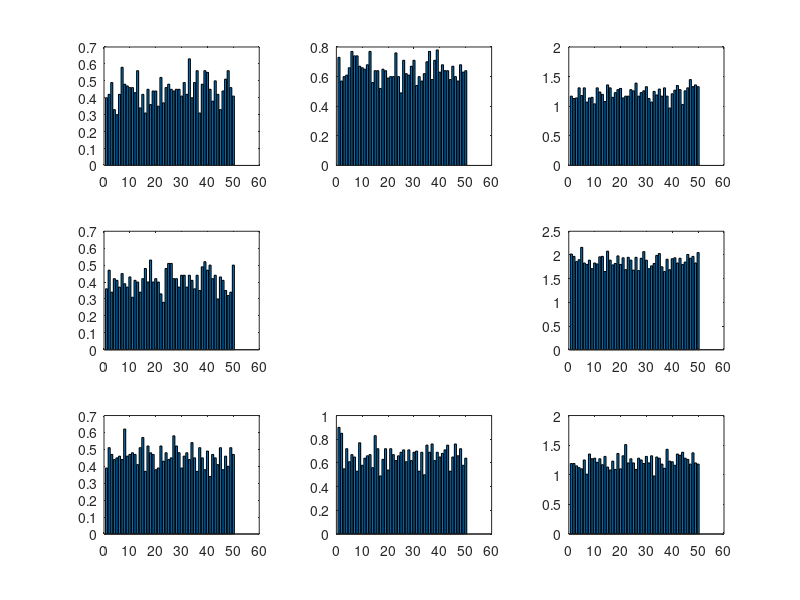

This figure's MATLAB source:
%% Spike train Hwk 3 ELEC 548
% By Dan Calderon, 10/10/12
%
%
%
%
% simulated motor cortical neuron that has a cosyne tuning curve described in equation (1.15) in Theoretical Neuroscience
% (TN, by Dayan and Abbott):
% lambda(s) = r0 + (rmax-r0) cos(s - smax)
% where lambda is the firing rate (in spikes per second), s is the reaching angle of the arm, smax is the
% reaching angle associated with the maximum response rmax, and r0 is an o?set that shifts
% the tuning curve up from the zero axis. Let r0 = 30, rmax = 50, and smax
% = pi.

%% Initialization
k = [0 1 2 3 4 5 6 7];

T = 1;
r0 = 30;
rmax = 50;
smax = pi;

lambda = zeros(1,length(k));
s = zeros(1, length(k));

ISI = zeros(length(k),1000);
spikes = zeros(length(k),1000);
time = linspace(0,T,1000);
count = zeros(50,100);
countsum = zeros(8,50);
counttotal = zeros();


%% Main Loop
for i = 1:length(k)
    for y = 1:100
        s(i) = k(i) * pi/4;                                     % Specified angles for Problem
    
        lambda(i) = r0 + (rmax - r0) * cos(s(i) - smax);        % Lambda Equation 1.15 from Dayan & Abbott
    
        for j = 1:1000                                          % Generate 100 ISIs 
            ISI(i,j) = exprnd(lambda(i))/1000;                  %  
        end                                                     %
    
        ISI = cumsum(ISI(i,:));                                 % Describe ISIs cumulatively
        
        last_spike = find(ISI>T,1,'first');                     % find where ISI exceeds the total Trial time 1 sec                                                              
        ISI = ISI(1:last_spike-1);                              % last spiking time in T is last_spike-1
        
        spikes(i,:) = zeros(1,1000);                            % Reset spikes vector for new spike train
        
        for z = 1:length(ISI)                                   % Insert Spike locations into empty spike train vector
            ISI(z) = ceil(1000*ISI(z));                         %
            spikes(i,ISI(z)) = 1;                               %
        end
%        counttotal(y) = sum(spikes(i,:));                       % Key contribution for Problem 3c.
        
        for w = 1:50                                            % Histogram counts for Problem 3b.
            edge1 = (w-1)*20 + 1;                               %
            edge2 = (w-1)*20 + 20;                              %
            count(w,y) = sum(spikes(i,edge1:edge2));            %
        end                                                     %
        
    end
    
        if i ==1
            subplot(3,3,6)
            countsum(i,:) = sum(count,2)/100;
            bar(countsum(i,:))
        elseif i ==2
            subplot(3,3,3)
            countsum(i,:) = sum(count,2)/100;
            bar(countsum(i,:))
        elseif i == 3
            subplot(3,3,2)
            countsum(i,:) = sum(count,2)/100;
            bar(countsum(i,:))
        elseif i == 4
            subplot(3,3,1)
            countsum(i,:) = sum(count,2)/100;
            bar(countsum(i,:))
        elseif i == 5
            subplot(3,3,4)
            countsum(i,:) = sum(count,2)/100;
            bar(countsum(i,:))
        elseif i == 6
            subplot(3,3,7)
            countsum(i,:) = sum(count,2)/100;
            bar(countsum(i,:))
        elseif i == 7
            subplot(3,3,8)
            countsum(i,:) = sum(count,2)/100;
            bar(countsum(i,:))
        elseif i == 8
            subplot(3,3,9)
            countsum(i,:) = sum(count,2)/100;
            bar(countsum(i,:))
        end    
    
end


